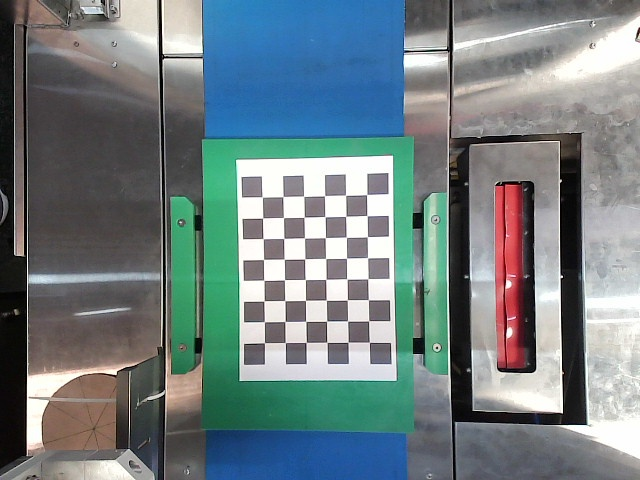
#> input picture calib_imgs/calib_001.jpg, 640 x 480 px; its folder holds only this picture in this run
$ python camera_calibration.py
#> lines starting #> are read from the running program, lines starting #| are printed output that depends on the picture; after the words box and inside, x2 and y2 are one past the last pixel; in counts of white or black regions, pixels touching at a corner belong together; long printed decimals are rounded
import cv2
import numpy as np
import glob
import os

# ---------- SETTINGS ----------
CHESSBOARD_SIZE = (8, 6)   # inner corners (columns, rows)  <-- change this
SQUARE_SIZE = 35.0         # in mm (optional, but good), you can keep it 1.0 too
IMAGE_FOLDER = "calib_imgs"  # folder where chessboard images are stored
SAVE_FILE = "camera_calibration.npz"
# -----------------------------

# Prepare object points (0,0,0), (1,0,0), (2,0,0)... scaled by square size
objp = np.zeros((CHESSBOARD_SIZE[0] * CHESSBOARD_SIZE[1], 3), np.float32)
objp[:, :2] = np.mgrid[0:CHESSBOARD_SIZE[0], 0:CHESSBOARD_SIZE[1]].T.reshape(-1, 2)
objp *= SQUARE_SIZE

objpoints = []  # 3D points in real world
imgpoints = []  # 2D points in image plane

images = glob.glob(os.path.join(IMAGE_FOLDER, "*.jpg")) + glob.glob(os.path.join(IMAGE_FOLDER, "*.png"))
if len(images) == 0:
    raise Exception("No calibration images found in folder!")

print(f"Found {len(images)} images.")

for idx, fname in enumerate(images):
    img = cv2.imread(fname)
#> img is the input picture: shape (480, 640, 3); mean B, G, R 130.1, 127.3, 113.5
    gray = cv2.cvtColor(img, cv2.COLOR_BGR2GRAY)
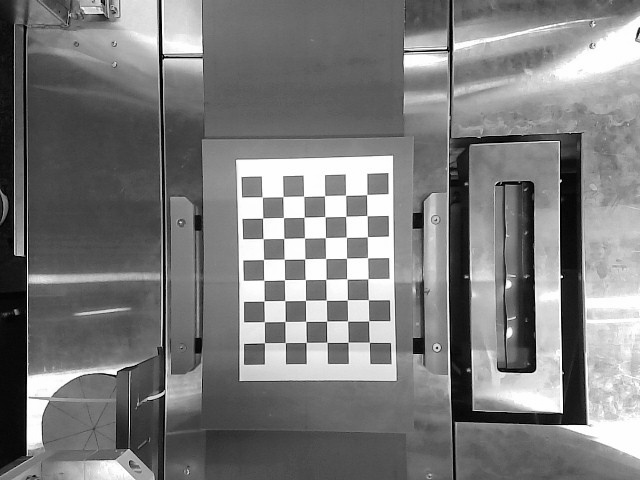
#> gray: shape (480, 640); min 0, max 255, mean 123.5

    # Find chessboard corners
    ret, corners = cv2.findChessboardCorners(gray, CHESSBOARD_SIZE, None)
#> ret = True; corners = 48 rows, first 8: [366.7, 194.6], [367, 215.6], [367.4, 236.6], [367.6, 257.8], [367.8, 278.8], [368.4, 299.7], [368.7, 320.8], [369.5, 342.3]

    if ret:
        objpoints.append(objp)

        # Improve corner accuracy
        criteria = (cv2.TERM_CRITERIA_EPS + cv2.TERM_CRITERIA_MAX_ITER, 30, 0.001)
        corners2 = cv2.cornerSubPix(gray, corners, (11, 11), (-1, -1), criteria)
#> corners2 = 48 rows, first 8: [366.6, 194.6], [367, 215.6], [367.4, 236.7], [367.5, 257.7], [367.8, 278.7], [368.4, 299.7], [368.6, 320.8], [369.3, 342.3]
        imgpoints.append(corners2)

        cv2.drawChessboardCorners(img, CHESSBOARD_SIZE, corners2, ret)
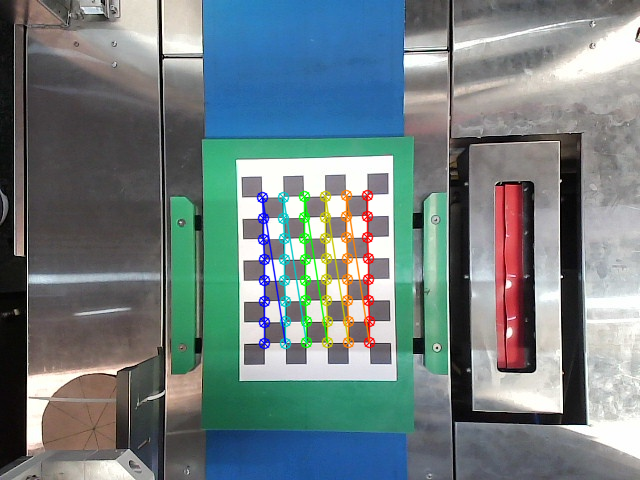
#> img: shape (480, 640, 3); 2.71% of pixels changed, all inside (x1, y1, x2, y2) = (256, 189, 376, 350)
        cv2.imshow("Detected Corners", img)
        cv2.waitKey(200)
    else:
        print(f"❌ Chessboard not found in: {fname}")

cv2.destroyAllWindows()

# Calibration
ret, camera_matrix, dist_coeffs, rvecs, tvecs = cv2.calibrateCamera(
    objpoints, imgpoints, gray.shape[::-1], None, None
)
#> ret = 0.118; camera_matrix = [[950.3, 0, 302.5], [0, 958.1, 170], [0, 0, 1]]; dist_coeffs = [[0.411, 1.05, -0.0698, -0.0171, 70.09]]; rvecs = ([0.073, 0.136, 1.55],); tvecs = ([106.1, 40.81, 1564.1],)

print("\n✅ Calibration Done")
print("Camera matrix:\n", camera_matrix)
#| Camera matrix:
#|  [[950.265   0.         302.531]
#|  [  0.         958.077 169.980]
#|  [  0.           0.           1.        ]]
print("Distortion coefficients:\n", dist_coeffs)
#| Distortion coefficients:
#|  [[ 4.10902204e-01  1.05287410e+00 -6.97962992e-02 -1.71187499e-02
#|    7.00949053e+01]]

# Save parameters
np.savez(SAVE_FILE,
         camera_matrix=camera_matrix,
         dist_coeffs=dist_coeffs)

print(f"\n✅ Saved calibration to: {SAVE_FILE}")

$ run again, on calib_imgs/calib_005.jpg
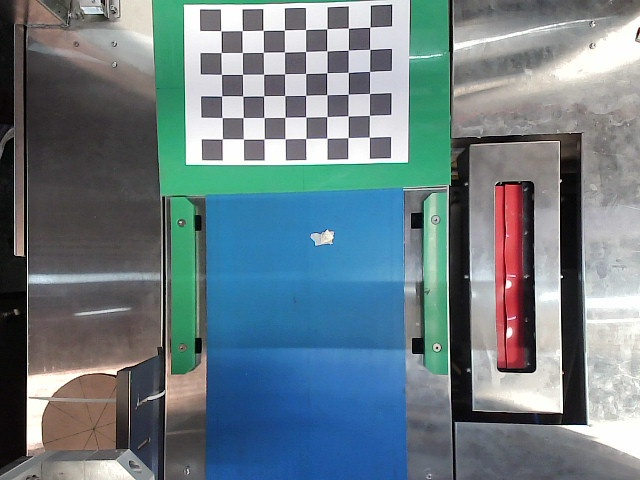
#> input picture calib_imgs/calib_005.jpg, 640 x 480 px
#> img is the input picture: shape (480, 640, 3); mean B, G, R 132.1, 124.8, 107.6
#> `gray = cv2.cvtColor(img, cv2.COLOR_BGR2GRAY)`:
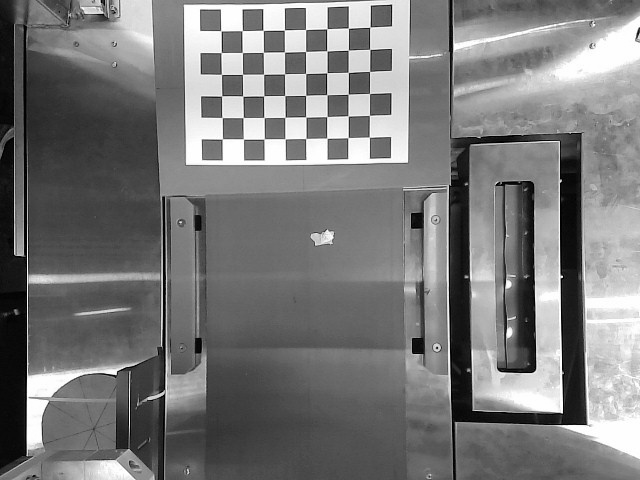
#> gray: shape (480, 640); min 0, max 255, mean 120.5
#> `ret, corners = cv2.findChessboardCorners(gray, CHESSBOARD_SIZE, None)`: ret = True; corners = 48 rows, first 8: [220.8, 30.81], [242.2, 30.63], [263.1, 30.37], [284.3, 30.03], [305.6, 29.57], [327, 28.83], [348.4, 28.22], [369.9, 27.18]
#> corners2 = 48 rows, first 8: [221.1, 30.76], [242.2, 30.63], [263.1, 30.38], [284.4, 30.15], [305.6, 29.51], [326.8, 28.76], [348.4, 28.2], [369.8, 27.17]
#> `cv2.drawChessboardCorners(img, CHESSBOARD_SIZE, corners2, ret)`:
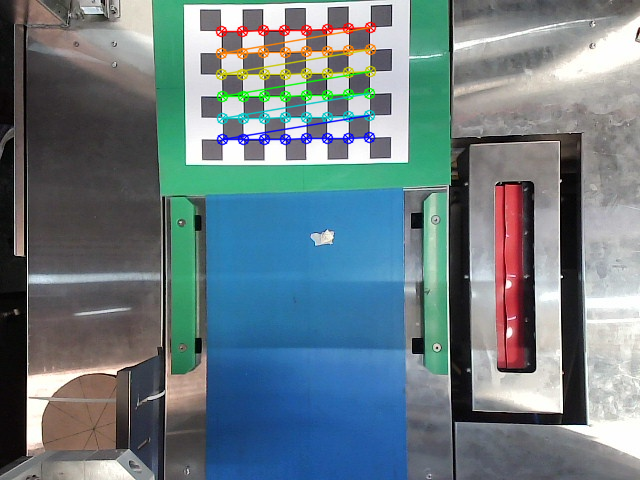
#> img: shape (480, 640, 3); 2.72% of pixels changed, all inside (x1, y1, x2, y2) = (215, 21, 377, 146)
#> `ret, camera_matrix, dist_coeffs, rvecs, tvecs = cv2.calibrateCamera( o..`: ret = 0.115; camera_matrix = [[320.5, 0, 306.7], [0, 324, 230.9], [0, 0, 1]]; dist_coeffs = [[0.212, -0.368, -0.00227, 0.00252, 0.32]]; rvecs = ([-0.0391, 0.0278, -0.00565],); tvecs = ([-142.3, -326.9, 555.7],)
#| Camera matrix:
#|  [[320.457   0.         306.686]
#|  [  0.         323.963 230.923]
#|  [  0.           0.           1.        ]]
#| Distortion coefficients:
#|  [[ 0.212 -0.3683 -0.00227  0.00252  0.3198]]

$ run again, on calib_imgs/calib_006.jpg
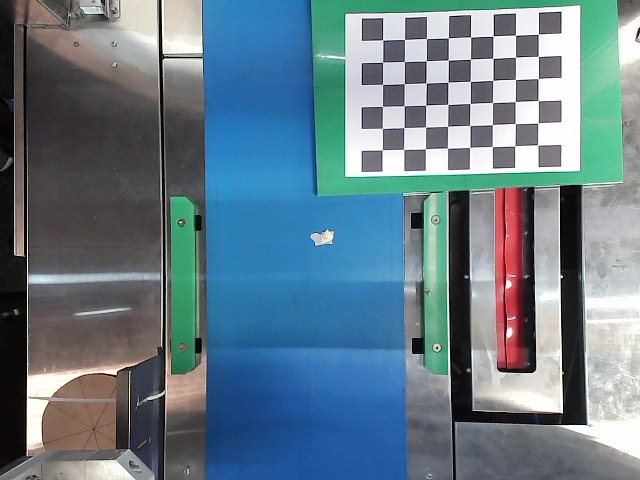
#> input picture calib_imgs/calib_006.jpg, 640 x 480 px
#> img is the input picture: shape (480, 640, 3); mean B, G, R 136.1, 124.1, 101.8
#> `gray = cv2.cvtColor(img, cv2.COLOR_BGR2GRAY)`:
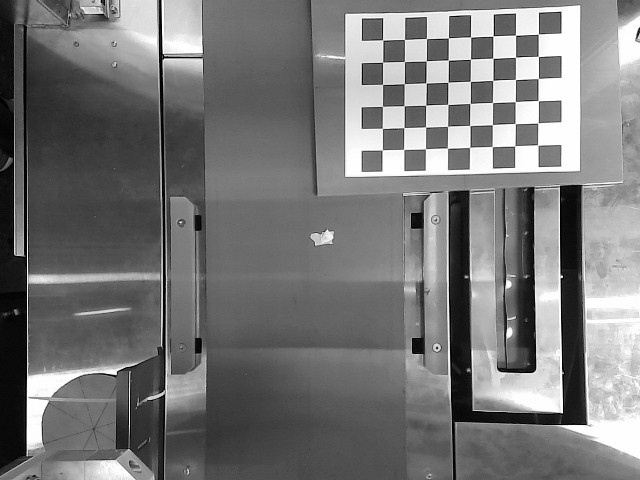
#> gray: shape (480, 640); min 0, max 255, mean 118.8
#> `ret, corners = cv2.findChessboardCorners(gray, CHESSBOARD_SIZE, None)`: ret = True; corners = 48 rows, first 8: [382.6, 39.95], [404.4, 39.43], [426.4, 38.52], [448.4, 37.86], [470.6, 36.99], [493, 36.02], [515.6, 35.2], [538.3, 34.05]
#> corners2 = 48 rows, first 8: [382.7, 40.04], [404.5, 39.44], [426.5, 38.53], [448.4, 38.04], [470.6, 37.05], [493.1, 36.11], [515.5, 35.21], [538.4, 34.2]
#> `cv2.drawChessboardCorners(img, CHESSBOARD_SIZE, corners2, ret)`:
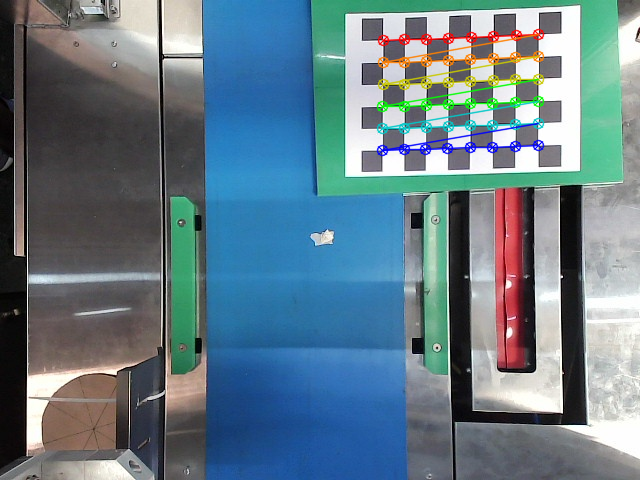
#> img: shape (480, 640, 3); 2.82% of pixels changed, all inside (x1, y1, x2, y2) = (376, 28, 545, 157)
#> `ret, camera_matrix, dist_coeffs, rvecs, tvecs = cv2.calibrateCamera( o..`: ret = 0.124; camera_matrix = [[3579, 0, 335.5], [0, 3862.4, 303.2], [0, 0, 1]]; dist_coeffs = [[14.46, -455.2, 0.157, -0.0268, -12074.2]]; rvecs = ([-0.359, 0.0388, -0.00534],); tvecs = ([76.91, -397.3, 5966.9],)
#| Camera matrix:
#|  [[3.57901089e+03 0.00000000e+00 3.35467295e+02]
#|  [0.00000000e+00 3.86239562e+03 3.03219526e+02]
#|  [0.00000000e+00 0.00000000e+00 1.00000000e+00]]
#| Distortion coefficients:
#|  [[ 1.44600357e+01 -4.55158261e+02  1.56548198e-01 -2.68318695e-02
#|   -1.20742402e+04]]

$ run again, on calib_imgs/calib_002.jpg
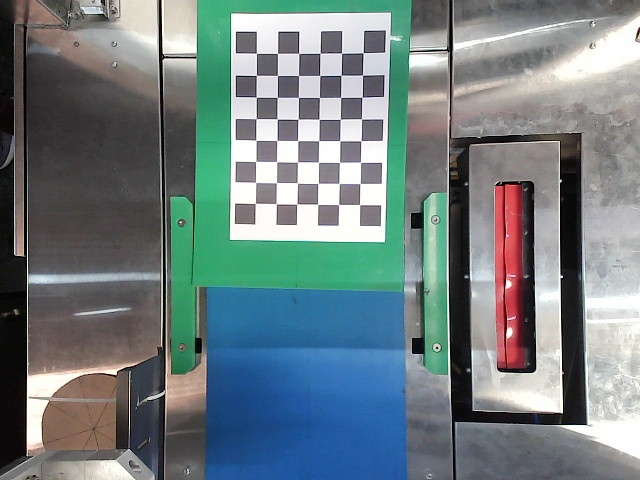
#> input picture calib_imgs/calib_002.jpg, 640 x 480 px
#> img is the input picture: shape (480, 640, 3); mean B, G, R 129.1, 126.6, 112.9
#> `gray = cv2.cvtColor(img, cv2.COLOR_BGR2GRAY)`:
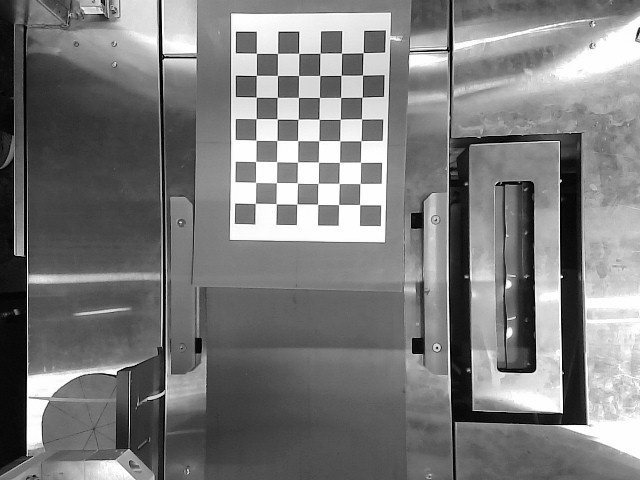
#> gray: shape (480, 640); min 0, max 255, mean 122.8
#> `ret, corners = cv2.findChessboardCorners(gray, CHESSBOARD_SIZE, None)`: ret = True; corners = 48 rows, first 8: [363.2, 52.6], [362.5, 75.03], [362, 97.25], [361.5, 118.9], [361, 140.6], [360.6, 162.2], [360, 183.5], [359.6, 204.6]
#> corners2 = 48 rows, first 8: [363.2, 52.69], [362.5, 75.13], [362.2, 97.28], [361.5, 118.9], [361, 140.7], [360.5, 162.3], [360.1, 183.5], [359.6, 204.6]
#> `cv2.drawChessboardCorners(img, CHESSBOARD_SIZE, corners2, ret)`:
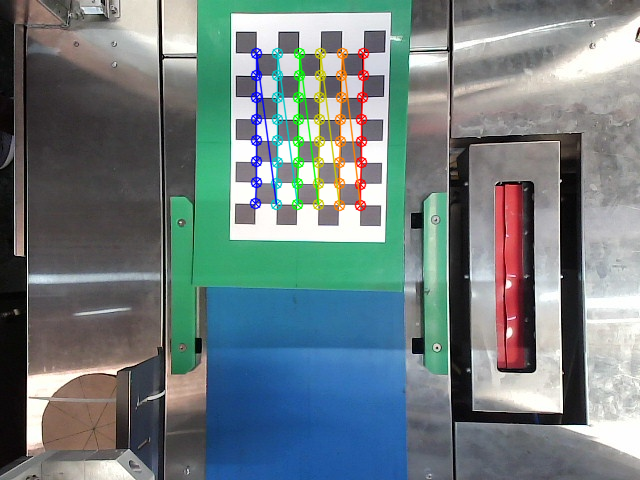
#> img: shape (480, 640, 3); 2.75% of pixels changed, all inside (x1, y1, x2, y2) = (249, 47, 370, 212)
#> `ret, camera_matrix, dist_coeffs, rvecs, tvecs = cv2.calibrateCamera( o..`: ret = 0.11; camera_matrix = [[204.7, 0, 332.7], [0, 204.4, 263], [0, 0, 1]]; dist_coeffs = [[0.0452, -0.0153, 0.000171, -2.1e-05, 0.00437]]; rvecs = ([0.0174, 0.0284, 1.59],); tvecs = ([49.42, -342.2, 344],)
#| Camera matrix:
#|  [[204.713   0.         332.664]
#|  [  0.         204.392 263.004]
#|  [  0.           0.           1.        ]]
#| Distortion coefficients:
#|  [[ 4.52399482e-02 -1.53306434e-02  1.71034076e-04 -2.09727203e-05
#|    4.37261250e-03]]
